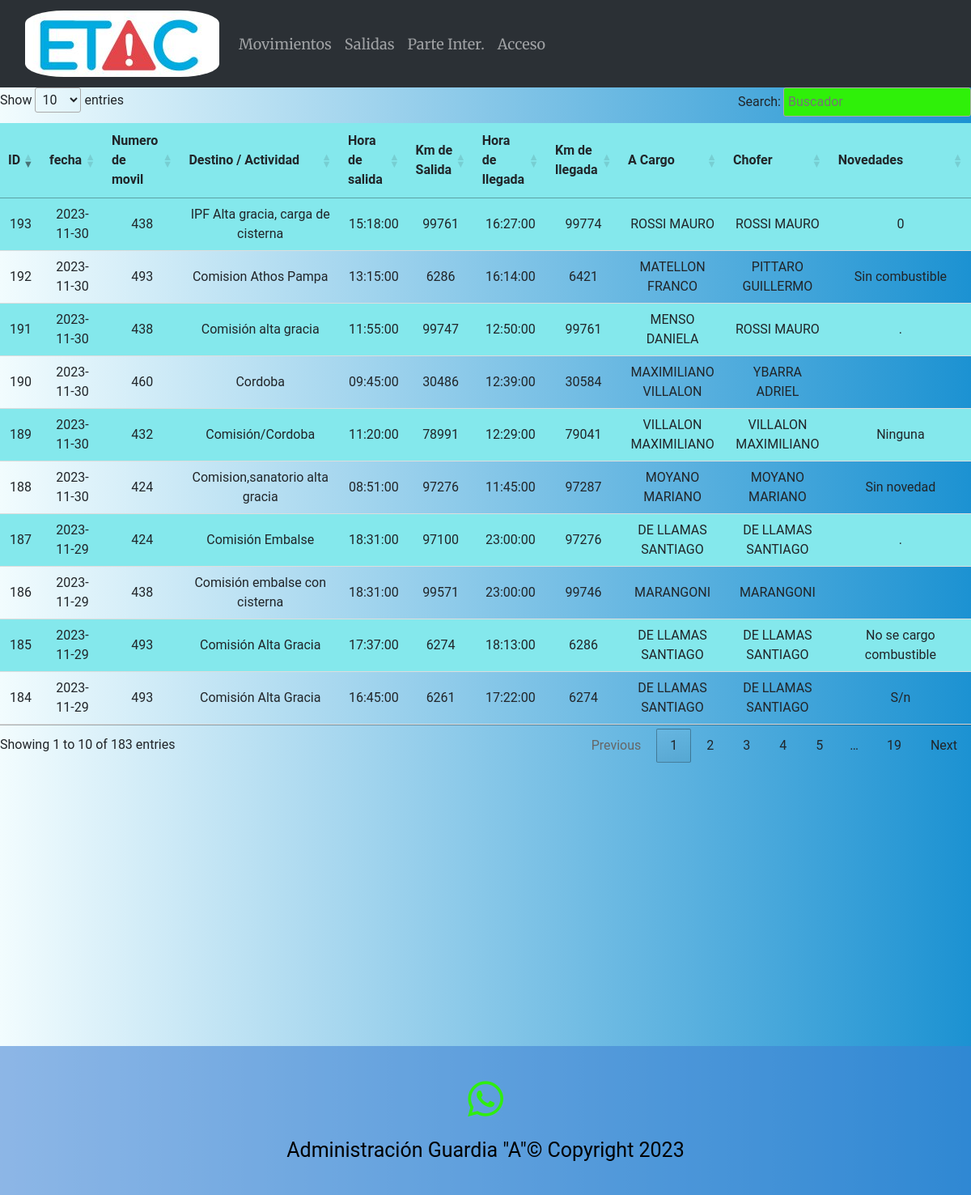
Page /movimientos on the committed database.
### main.py (models this page shows)
    class Movimientos_moviles(db.Model):
        __tablename__ = 'Movimientos_moviles'  # Agrega esta línea para especificar el nombre de la tabla en la base de datos
        id_movimiento = db.Column(db.Integer, primary_key=True)
        fecha = db.Column(db.Date)
        numero_movil = db.Column(db.Integer)
        destino = db.Column(db.String(1000))
        hora_salida = db.Column(db.Time)
        km_salida = db.Column(db.Integer)
        hora_llegada = db.Column(db.Time)
        km_llegada = db.Column(db.Integer)
        a_cargo = db.Column(db.String(50))
        chofer = db.Column(db.String(50))
        novedades = db.Column(db.String(100))

### main.py (the view)
@app.route('/movimientos')
def movimientos():
    movimientos = Movimientos_moviles.query.order_by(Movimientos_moviles.id_movimiento).all()
    return render_template("movimientos.html", moviles=movimientos)

### templates/movimientos.html (shortened to what this page needs)
{% extends "base.html" %}
{% block content %}
{% if moviles %}
<table class="tabla_agentes" id="tablacarnet2" >
        <thead>
        <tr>
            <th>ID</th>
            <th>fecha</th>
            <th>Numero de movil</th>
            <th>Destino / Actividad</th>
            <th>Hora de salida</th>
            <th>Km de Salida</th>
            <th>Hora de llegada</th>
            <th>Km de llegada</th>
            <th>A Cargo</th>
            <th>Chofer</th>
            <th>Novedades</th>
        </tr>
        </thead>
    <tbody>
    {% for eco in moviles %}
    <tr>
            <td>{{ eco.id_movimiento }}</td>
            <td>{{ eco.fecha }}</td>
            <td>{{ eco.numero_movil }}</td>
            <td>{{ eco.destino }}</td>
            <td>{{ eco.hora_salida }}</td>
            <td>{{ eco.km_salida }}</td>
            <td>{{ eco.hora_llegada }}</td>
            <td>{{ eco.km_llegada }}</td>
            <td>{{ eco.a_cargo }}</td>
            <td>{{ eco.chofer }}</td>
            <td>{{ eco.novedades }}</td>
        </tr>
    {% endfor %}
    </tbody>
</table>
{% else %}
<p>No hay movimientos registrados.</p>
{% endif %}
{% endblock %}

### static/style.css (style rules this page uses)
body { background: #1c92d2; background: -webkit-linear-gradient(to right, #f2fcfe, #1c92d2); background: linear-gradient(to right, #f2fcfe, #1c92d2); text-align:center; font-family:"Roboto"; }
table { width: 100%; border-collapse: collapse; margin-bottom: 20px; }
th { background-color: #f2f2f2; text-align: left; padding: 10px; }
td { padding: 10px; border-bottom: 1px solid #ddd; }
tr:nth-child(odd) { background-color: #84E8EC; }
.tabla_agentes th { background-color: #84E8EC; text-align: left; padding: 10px; }
.tabla_agentes td { padding: 10px; border-bottom: 1px solid #ddd; }
.tabla_agentes tr:nth-child(odd) { background-color: #84E8EC; }

### rows in the picture
Movimientos_moviles: id_movimiento "184", fecha "2023-11-29", numero_movil "493", destino "Comisión Alta Gracia", hora_salida "16:45:00", km_salida "6261", hora_llegada "17:22:00", km_llegada "6274", a_cargo "DE LLAMAS SANTIAGO", chofer "DE LLAMAS SANTIAGO", novedades "S/n"
Movimientos_moviles: id_movimiento "185", fecha "2023-11-29", numero_movil "493", destino "Comisión Alta Gracia", hora_salida "17:37:00", km_salida "6274", hora_llegada "18:13:00", km_llegada "6286", a_cargo "DE LLAMAS SANTIAGO", chofer "DE LLAMAS SANTIAGO", novedades "No se cargo combustible"
Movimientos_moviles: id_movimiento "186", fecha "2023-11-29", numero_movil "438", destino "Comisión embalse con cisterna", hora_salida "18:31:00", km_salida "99571", hora_llegada "23:00:00", km_llegada "99746", a_cargo "MARANGONI", chofer "MARANGONI"
Movimientos_moviles: id_movimiento "187", fecha "2023-11-29", numero_movil "424", destino "Comisión Embalse", hora_salida "18:31:00", km_salida "97100", hora_llegada "23:00:00", km_llegada "97276", a_cargo "DE LLAMAS SANTIAGO", chofer "DE LLAMAS SANTIAGO", novedades "."
Movimientos_moviles: id_movimiento "188", fecha "2023-11-30", numero_movil "424", destino "Comision,sanatorio alta gracia", hora_salida "08:51:00", km_salida "97276", hora_llegada "11:45:00", km_llegada "97287", a_cargo "MOYANO MARIANO", chofer "MOYANO MARIANO", novedades "Sin novedad"
Movimientos_moviles: id_movimiento "189", fecha "2023-11-30", numero_movil "432", destino "Comisión/Cordoba", hora_salida "11:20:00", km_salida "78991", hora_llegada "12:29:00", km_llegada "79041", a_cargo "VILLALON MAXIMILIANO", chofer "VILLALON MAXIMILIANO", novedades "Ninguna"
Movimientos_moviles: id_movimiento "190", fecha "2023-11-30", numero_movil "460", destino "Cordoba", hora_salida "09:45:00", km_salida "30486", hora_llegada "12:39:00", km_llegada "30584", a_cargo "MAXIMILIANO VILLALON", chofer "YBARRA ADRIEL"
Movimientos_moviles: id_movimiento "191", fecha "2023-11-30", numero_movil "438", destino "Comisión alta gracia", hora_salida "11:55:00", km_salida "99747", hora_llegada "12:50:00", km_llegada "99761", a_cargo "MENSO DANIELA", chofer "ROSSI MAURO", novedades "."
Movimientos_moviles: id_movimiento "192", fecha "2023-11-30", numero_movil "493", destino "Comision Athos Pampa", hora_salida "13:15:00", km_salida "6286", hora_llegada "16:14:00", km_llegada "6421", a_cargo "MATELLON FRANCO", chofer "PITTARO GUILLERMO", novedades "Sin combustible"
Movimientos_moviles: id_movimiento "193", fecha "2023-11-30", numero_movil "438", destino "IPF Alta gracia, carga de cisterna", hora_salida "15:18:00", km_salida "99761", hora_llegada "16:27:00", km_llegada "99774", a_cargo "ROSSI MAURO", chofer "ROSSI MAURO", novedades "0"
